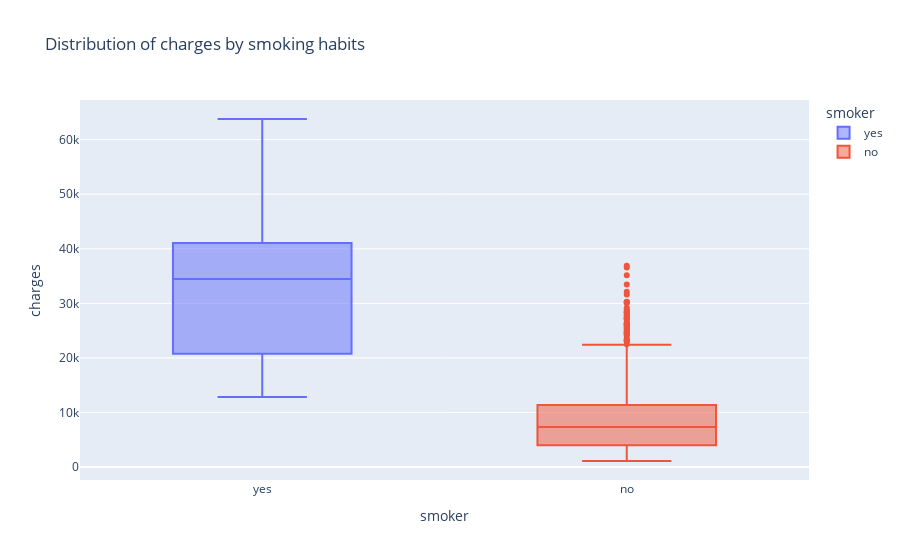

The cell this chart's notebook holds for it:
### Code cell
fig2 = px.box(
    df,
    x="smoker",
    y="charges",
    color="smoker",
    title="Distribution of charges by smoking habits"
)
fig2.show()

### Figure 1 — Plotly figure (JSON) as saved in the notebook; plotly's stock layout.template omitted (floating-point values rounded to 4 significant figures; data arrays with more than 128 entries replaced by an {"elided": "..."} marker saying what was removed)
{"data": [{"alignmentgroup": "True", "hovertemplate": "smoker=%{x}<br>charges=%{y}<extra></extra>", "legendgroup": "yes", "marker": {"color": "#636efa"}, "name": "yes", "notched": false, "offsetgroup": "yes", "orientation": "v", "showlegend": true, "type": "box", "x": {"elided": "274 str values"}, "x0": " ", "xaxis": "x", "y": {"elided": "274 float values"}, "y0": " ", "yaxis": "y"}, {"alignmentgroup": "True", "hovertemplate": "smoker=%{x}<br>charges=%{y}<extra></extra>", "legendgroup": "no", "marker": {"color": "#EF553B"}, "name": "no", "notched": false, "offsetgroup": "no", "orientation": "v", "showlegend": true, "type": "box", "x": {"elided": "1064 str values"}, "x0": " ", "xaxis": "x", "y": {"elided": "1064 float values"}, "y0": " ", "yaxis": "y"}], "layout": {"boxmode": "overlay", "legend": {"title": {"text": "smoker"}, "tracegroupgap": 0}, "title": {"text": "Distribution of charges by smoking habits"}, "xaxis": {"anchor": "y", "categoryarray": ["yes", "no"], "categoryorder": "array", "domain": [0, 1], "title": {"text": "smoker"}}, "yaxis": {"anchor": "x", "domain": [0, 1], "title": {"text": "charges"}}}}
